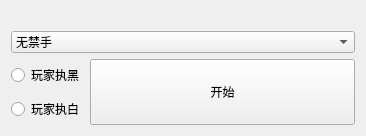
<?xml version="1.0" encoding="UTF-8"?>
<ui version="4.0">
 <class>xrHall</class>
 <widget class="QWidget" name="xrHall">
  <property name="geometry">
   <rect>
    <x>0</x>
    <y>0</y>
    <width>366</width>
    <height>136</height>
   </rect>
  </property>
  <property name="windowTitle">
   <string>Form</string>
  </property>
  <layout class="QGridLayout" name="gridLayout_2">
   <item row="3" column="1" colspan="2">
    <widget class="QLabel" name="versionLabel">
     <property name="sizePolicy">
      <sizepolicy hsizetype="Minimum" vsizetype="Fixed">
       <horstretch>0</horstretch>
       <verstretch>0</verstretch>
      </sizepolicy>
     </property>
     <property name="text">
      <string/>
     </property>
     <property name="textFormat">
      <enum>Qt::PlainText</enum>
     </property>
    </widget>
   </item>
   <item row="5" column="1">
    <layout class="QVBoxLayout" name="whoFirstLayout">
     <item>
      <widget class="QRadioButton" name="black">
       <property name="sizePolicy">
        <sizepolicy hsizetype="Maximum" vsizetype="Maximum">
         <horstretch>0</horstretch>
         <verstretch>0</verstretch>
        </sizepolicy>
       </property>
       <property name="text">
        <string>玩家执黑</string>
       </property>
      </widget>
     </item>
     <item>
      <widget class="QRadioButton" name="white">
       <property name="sizePolicy">
        <sizepolicy hsizetype="Maximum" vsizetype="Maximum">
         <horstretch>0</horstretch>
         <verstretch>0</verstretch>
        </sizepolicy>
       </property>
       <property name="text">
        <string>玩家执白</string>
       </property>
      </widget>
     </item>
    </layout>
   </item>
   <item row="5" column="2">
    <widget class="QPushButton" name="startButton">
     <property name="sizePolicy">
      <sizepolicy hsizetype="Preferred" vsizetype="Expanding">
       <horstretch>0</horstretch>
       <verstretch>0</verstretch>
      </sizepolicy>
     </property>
     <property name="text">
      <string>开始</string>
     </property>
    </widget>
   </item>
   <item row="4" column="1" colspan="2">
    <widget class="QComboBox" name="modelBox">
     <property name="sizePolicy">
      <sizepolicy hsizetype="Preferred" vsizetype="Fixed">
       <horstretch>0</horstretch>
       <verstretch>0</verstretch>
      </sizepolicy>
     </property>
     <item>
      <property name="text">
       <string>无禁手</string>
      </property>
     </item>
     <item>
      <property name="text">
       <string>有禁手</string>
      </property>
     </item>
    </widget>
   </item>
  </layout>
 </widget>
 <resources/>
 <connections/>
</ui>
